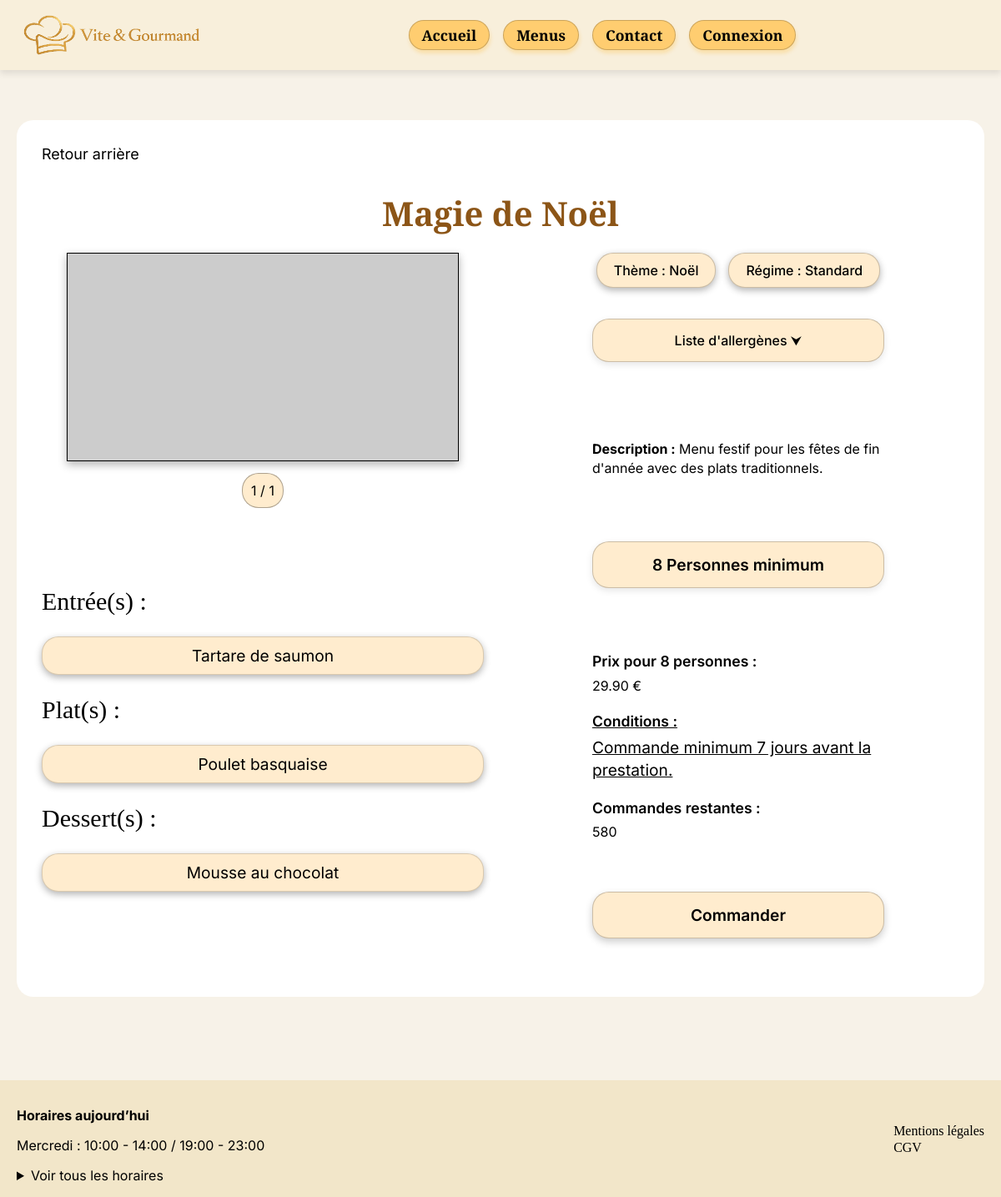
The app's page /public/menu_vuedetail.php?id=2, older data.
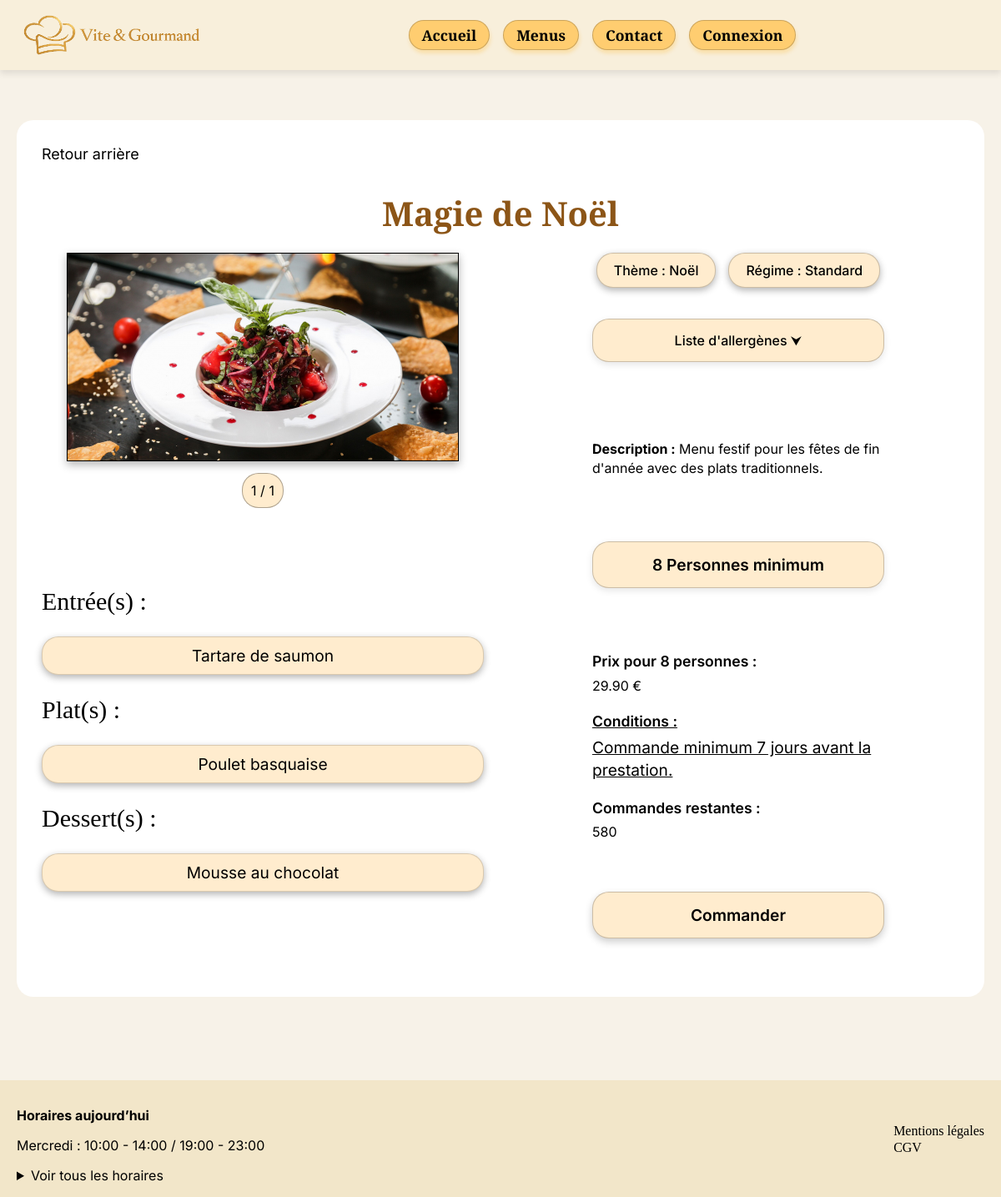
The same page, newer data.
### tables this page shows
CREATE TABLE `menu` (
  `id` int(11) NOT NULL,
  `titre` varchar(100) NOT NULL,
  `description` varchar(255) NOT NULL,
  `nombre_personne_min` int(11) NOT NULL,
  `prix_min` decimal(10,2) NOT NULL,
  `condition_menu` varchar(255) NOT NULL,
  `stock_disponible` int(11) NOT NULL,
  `actif` tinyint(1) NOT NULL DEFAULT 1,
  `theme_id` int(11) NOT NULL,
  `regime_id` int(11) NOT NULL
);

CREATE TABLE `theme` (
  `id` int(11) NOT NULL,
  `libelle` varchar(100) NOT NULL
);

CREATE TABLE `regime` (
  `id` int(11) NOT NULL,
  `libelle` varchar(100) NOT NULL
);

CREATE TABLE `plat` (
  `id` int(11) NOT NULL,
  `nom` varchar(150) NOT NULL,
  `description` text NOT NULL,
  `type_plat` enum('entrée','plat','dessert') NOT NULL,
  `actif` tinyint(1) NOT NULL DEFAULT 1
);

CREATE TABLE `image` (
  `id` int(11) NOT NULL,
  `url` varchar(255) NOT NULL,
  `alt` varchar(255) NOT NULL,
  `menu_id` int(11) NOT NULL
);

### public/menu_vuedetail.php (the view, shortened to what this page needs)
<?php
require_once __DIR__ . '/../includes/db.php';
include_once __DIR__ . '/../includes/header.php';
$id = $_GET['id'] ?? null;
$menu = null;
$images = [];
$entrees = [];
$plats = [];
$desserts = [];
if ($id !== null) {
    $stmt = $pdo->prepare(
        'SELECT menu.*, theme.libelle AS theme_nom, regime.libelle AS regime_nom
         FROM menu
         JOIN theme ON menu.theme_id = theme.id
         JOIN regime ON menu.regime_id = regime.id
         WHERE menu.id = ?'
    );
    $stmt->execute([$id]);
    $menu = $stmt->fetch(PDO::FETCH_ASSOC);
    $stmtImages = $pdo->prepare('SELECT * FROM image WHERE menu_id = ?');
    $stmtImages->execute([$id]);
    $images = $stmtImages->fetchAll(PDO::FETCH_ASSOC);
    $stmtPlats = $pdo->prepare(
        'SELECT plat.*
         FROM menu_plat
         JOIN plat ON menu_plat.plat_id = plat.id
         WHERE menu_plat.menu_id = ?'
    );
    $stmtPlats->execute([$id]);
    $platsMenu = $stmtPlats->fetchAll(PDO::FETCH_ASSOC);
    foreach ($platsMenu as $plat) {
        if ($plat['type_plat'] === 'entrée') {
            $entrees[] = $plat;
        } elseif ($plat['type_plat'] === 'plat') {
            $plats[] = $plat;
        } elseif ($plat['type_plat'] === 'dessert') {
            $desserts[] = $plat;
        }
    }
}
?>
<main class="menu-detail">
    <?php if ($menu): ?>
        <section class="menu-detail__container">
            <a href="menus.php" class="menu-detail__back">Retour arrière</a>
            <h1 class="menu-detail__title"><?= htmlspecialchars($menu['titre']) ?></h1>
            <div class="menu-detail__content">
                <div class="menu-detail__image">
                    <?php if (!empty($images)): ?>
                        <img
                            src="<?= htmlspecialchars($images[0]['url']) ?>"
                            alt="<?= htmlspecialchars($images[0]['alt']) ?>"
                        >
                        <div class="slider-counter"></div>
                    <?php else: ?>
                        <p>Aucune photo disponible</p>
                    <?php endif; ?>
                </div>
                <div class="menu-detail__description">
                    <p>
                        <strong>Description :</strong>
                        <?= htmlspecialchars($menu['description']) ?>
                    </p>
                </div>
                <div class="menu-detail__badges">
                    <span>Thème : <?= htmlspecialchars($menu['theme_nom']) ?></span>
                    <span>Régime : <?= htmlspecialchars($menu['regime_nom']) ?></span>
                </div>
                <details class="menu-detail__allergenes">
                    <summary>Liste d'allergènes ⮟</summary>
                </details>
                <div class="menu-detail__composition">
                    <h2>Entrée(s) :</h2>
                    <?php if (!empty($entrees)): ?>
                        <?php foreach ($entrees as $entree): ?>
                            <p><?= htmlspecialchars($entree['nom']) ?></p>
                        <?php endforeach; ?>
                    <?php else: ?>
                        <p>Aucune entrée disponible</p>
                    <?php endif; ?>
                    <h2>Plat(s) :</h2>
                    <?php if (!empty($plats)): ?>
                        <?php foreach ($plats as $plat): ?>
                            <p><?= htmlspecialchars($plat['nom']) ?></p>
                        <?php endforeach; ?>
                    <?php else: ?>
                        <p>Aucun plat disponible</p>
                    <?php endif; ?>
                    <h2>Dessert(s) :</h2>
                    <?php if (!empty($desserts)): ?>
                        <?php foreach ($desserts as $dessert): ?>
                            <p><?= htmlspecialchars($dessert['nom']) ?></p>
                        <?php endforeach; ?>
                    <?php else: ?>
                        <p>Aucun dessert disponible</p>
                    <?php endif; ?>
                </div>
                <div class="menu-detail__minimum">
                    <?= htmlspecialchars($menu['nombre_personne_min']) ?> Personnes minimum
                </div>
                <div class="menu-detail__infos">
                    <p>
                        <strong>Prix pour <?= htmlspecialchars($menu['nombre_personne_min']) ?> personnes :</strong>
                        <?= htmlspecialchars($menu['prix_min']) ?> €
                    </p>
                    <p class="conditions_style">
                        <strong>Conditions :</strong>
                        <?= htmlspecialchars($menu['condition_menu']) ?>
                    </p>
                    <p>
                        <strong>Commandes restantes :</strong>
                        <?= htmlspecialchars($menu['stock_disponible']) ?>
                    </p>
                </div>
                <a href="commande.php?menu_id=<?= urlencode($menu['id']) ?>" class="menu-detail__button">
                    Commander
                </a>
            </div>
        </section>
    <?php else: ?>
        <p>Menu introuvable</p>
    <?php endif; ?>
</main>
<?php include_once __DIR__ . '/../includes/footer.php'; ?>

### includes/header.php (shortened to what this page needs)
<!DOCTYPE html>
<html lang="fr">
<head>
    <link rel="stylesheet" href="assets/css/style.css">
    <link rel="stylesheet" href="assets/css/header.css">
    <link rel="stylesheet" href="assets/css/footer.css">
    <link rel="stylesheet" href="assets/css/index.css">
    <link rel="stylesheet" href="assets/css/menus.css">
    <link rel="stylesheet" href="assets/css/vuedetail.css">
    <link rel="stylesheet" href="assets/css/mes-commandes.css">
    <link rel="stylesheet" href="assets/css/detail-commande.css">
    <link rel="stylesheet" href="assets/css/pages-infos.css">
    <link rel="stylesheet" href="assets/css/auth.css">
    <link rel="stylesheet" href="assets/css/user-dashboard.css">
    <link rel="stylesheet" href="assets/css/employe-dashboard.css">
    <link rel="stylesheet" href="assets/css/employe-commandes.css">
    <link rel="stylesheet" href="assets/css/detail-commande-employe.css">
    <link rel="stylesheet" href="assets/css/employe-menus.css">
    <link rel="stylesheet" href="assets/css/employe-plats.css">
    <link rel="stylesheet" href="assets/css/employe-horaires-avis.css">
    <link rel="stylesheet" href="assets/css/admin-dashboard.css">
    <link rel="stylesheet" href="assets/css/admin-employes.css">
    <link rel="stylesheet" href="assets/css/admin-stats.css">
    <link rel="stylesheet" href="assets/css/admin-ca.css">
    <link rel="stylesheet" href="assets/css/annuler-commande-employe.css">
    <link rel="stylesheet" href="assets/css/modifier-profil.css">
    <link rel="stylesheet" href="assets/css/suivi-commande.css">
    <link rel="stylesheet" href="assets/css/laisser-avis.css">
    <link rel="stylesheet" href="assets/css/commande.css">
</head>
<body>
    <header class="site-header">
        <div class="header-container">
            <img class="site-logo" src="assets/img/logo/Logo_ViteEtGourmand.png" alt="Logo Vite &amp; Gourmand">
            <nav class="site-nav" id="site-nav">
                <ul class="site-nav-list">
                    <li><a href="index.php">Accueil</a></li>
                    <li><a href="menus.php">Menus</a></li>
                    <li><a href="contact.php">Contact</a></li>
                    <?php if (isset($_SESSION['utilisateur_id'])): ?>
                        <?php if ($_SESSION['utilisateur_role'] == 3): ?>
                            <li><a href="user-dashboard.php">Mon espace</a></li>
                        <?php elseif ($_SESSION['utilisateur_role'] == 2): ?>
                            <li><a href="employe-dashboard.php">Espace employé</a></li>
                        <?php elseif ($_SESSION['utilisateur_role'] == 1): ?>
                            <li><a href="admin-dashboard.php">Espace administrateur</a></li>
                        <?php endif; ?>
                        <li><a href="deconnexion.php">Déconnexion</a></li>
                    <?php else: ?>
                        <li><a href="connexion.php">Connexion</a></li>
                    <?php endif; ?>
                </ul>
            </nav>
        </div>
    </header>

### includes/footer.php (shortened to what this page needs)
<?php
require_once __DIR__ . '/db.php';
$jours = [
    'Monday' => 'lundi',
    'Tuesday' => 'mardi',
    'Wednesday' => 'mercredi',
    'Thursday' => 'jeudi',
    'Friday' => 'vendredi',
    'Saturday' => 'samedi',
    'Sunday' => 'dimanche'
];
$jourActuel = $jours[date('l')];
$sql = "
    SELECT jour, heure_ouverture, heure_fermeture
    FROM horaire
    ORDER BY FIELD(jour, 'lundi', 'mardi', 'mercredi', 'jeudi', 'vendredi', 'samedi', 'dimanche'), heure_ouverture ASC
";
$stmt = $pdo->prepare($sql);
$stmt->execute();
$horaires = $stmt->fetchAll(PDO::FETCH_ASSOC);
$horairesParJour = [];
foreach ($horaires as $horaire) {
    $jour = $horaire['jour'];
    $creneau = substr($horaire['heure_ouverture'], 0, 5)
        . ' - '
        . substr($horaire['heure_fermeture'], 0, 5);
    if (isset($horairesParJour[$jour])) {
        $horairesParJour[$jour] .= ' / ' . $creneau;
    } else {
        $horairesParJour[$jour] = $creneau;
    }
}
?>
<footer class="site-footer">
    <div class="footer-container">
        <div class="footer-info">
            <p><strong>Horaires aujourd’hui</strong></p>
            <p>
                <?= htmlspecialchars(ucfirst($jourActuel)) ?> :
                <?= htmlspecialchars($horairesParJour[$jourActuel] ?? 'Fermé') ?>
            </p>
            <details>
                <summary>Voir tous les horaires</summary>
            </details>
        </div>
        <nav class="footer-links">
            <ul>
                <li><a href="mentions_legal.php">Mentions légales</a></li>
                <li><a href="cgv.php">CGV</a></li>
            </ul>
        </nav>
    </div>
</footer>
</body>
</html>

### public/assets/css/style.css (style rules this page uses)
* { box-sizing: border-box; }
body { font-family: "Inter", sans-serif; background-color: #F7F2E8; color: #000; margin: 0; }
h1 { font-family: "Playfair Display", serif; }
h2, h3, nav a, button { font-family: "playfair", serif; }

### public/assets/css/header.css (style rules this page uses)
.site-nav { justify-self: center; }
.site-nav-list { list-style: none; margin: 0; padding: 0; display: flex; gap: 16px; align-items: center; flex-wrap: nowrap; justify-content: center; }
.site-nav a { display: inline-block; text-decoration: none; background-color: #FFCD70; border-radius: 999px; padding: 5px 15px; border: 1px solid rgba(0, 0, 0, 0.2); box-shadow: 1px 4px 4px 0 rgba(255, 180, 29, 0.25); font-size: 1.1rem; font-weight: bold; color: #000; white-space: nowrap; }
.site-header { background-color: rgba(255, 180, 29, 0.06); padding: 16px 0; box-shadow: 0 4px 8px rgba(0,0,0,0.1); margin: 0 0 20px 0 ; }
.header-container { max-width: 1440px; margin: 0 auto; padding: 0 24px; display: grid; grid-template-columns: auto 1fr; align-items: center; gap: 24px; }
.site-logo { width: 220px; margin-right: auto; }

### public/assets/css/footer.css (style rules this page uses)
.site-footer { background-color: #F2E6C9; margin-top: 60px; padding: 16px 0; }
.footer-container { max-width: 1440px; margin: 0 auto; padding: 0 20px; display: flex; justify-content: space-between; align-items: center; }
.footer-links { display: flex; flex-direction: column; }
.footer-links ul { list-style: none; }
.footer-links a { text-decoration: none; color: #000; margin-bottom: 6px; }

Row changes from the older to the newer data that the page shows:
now on this page (row edited): image: url (picture)
